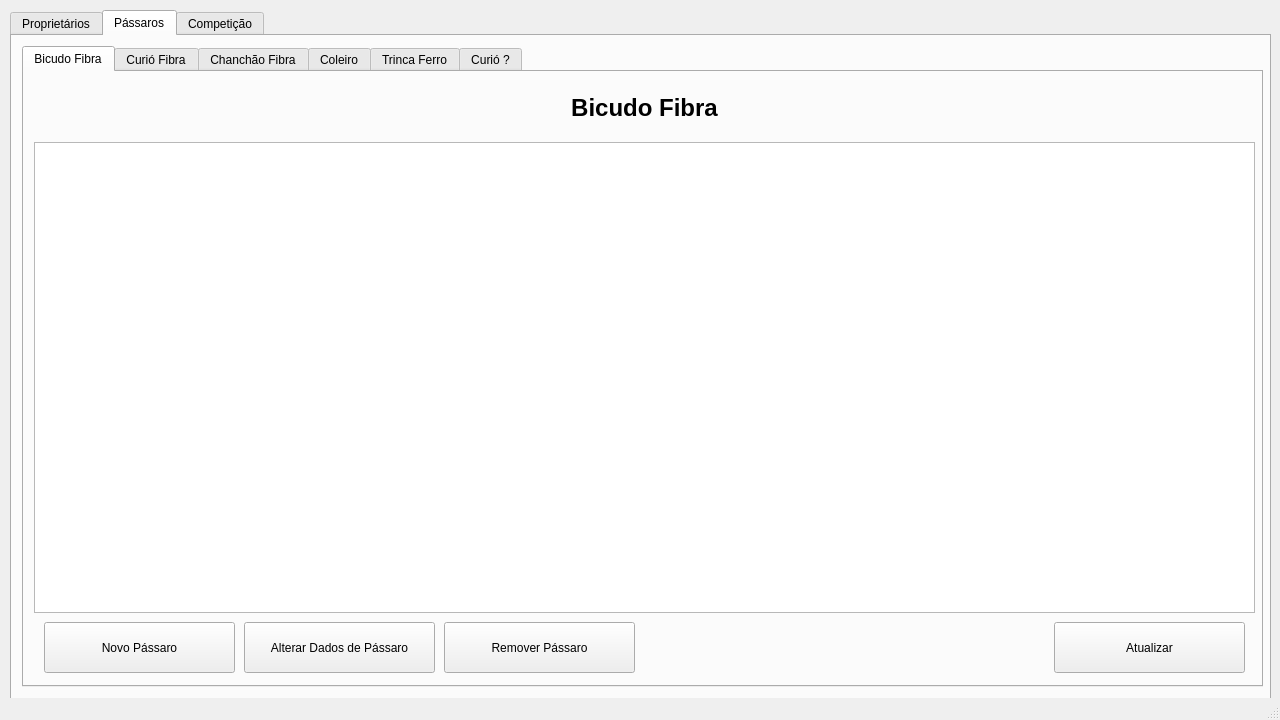
<?xml version="1.0" encoding="UTF-8"?>
<ui version="4.0">
 <class>MainWindow</class>
 <widget class="QMainWindow" name="MainWindow">
  <property name="geometry">
   <rect>
    <x>0</x>
    <y>0</y>
    <width>1280</width>
    <height>720</height>
   </rect>
  </property>
  <property name="sizePolicy">
   <sizepolicy hsizetype="Fixed" vsizetype="Fixed">
    <horstretch>0</horstretch>
    <verstretch>0</verstretch>
   </sizepolicy>
  </property>
  <property name="minimumSize">
   <size>
    <width>1280</width>
    <height>720</height>
   </size>
  </property>
  <property name="maximumSize">
   <size>
    <width>1280</width>
    <height>720</height>
   </size>
  </property>
  <property name="windowTitle">
   <string>Beta</string>
  </property>
  <widget class="QWidget" name="centralWidget">
   <widget class="QTabWidget" name="mainTabs">
    <property name="geometry">
     <rect>
      <x>10</x>
      <y>10</y>
      <width>1261</width>
      <height>691</height>
     </rect>
    </property>
    <property name="currentIndex">
     <number>1</number>
    </property>
    <widget class="QWidget" name="ownerTab">
     <attribute name="title">
      <string>Proprietários</string>
     </attribute>
     <widget class="QTableWidget" name="ownerWidget">
      <property name="geometry">
       <rect>
        <x>10</x>
        <y>70</y>
        <width>1041</width>
        <height>581</height>
       </rect>
      </property>
     </widget>
     <widget class="QLabel" name="label">
      <property name="geometry">
       <rect>
        <x>10</x>
        <y>10</y>
        <width>1041</width>
        <height>51</height>
       </rect>
      </property>
      <property name="font">
       <font>
        <pointsize>18</pointsize>
        <weight>75</weight>
        <italic>false</italic>
        <bold>true</bold>
       </font>
      </property>
      <property name="text">
       <string>Proprietários</string>
      </property>
      <property name="alignment">
       <set>Qt::AlignCenter</set>
      </property>
      <property name="wordWrap">
       <bool>false</bool>
      </property>
     </widget>
     <widget class="QPushButton" name="createOwnerBtn">
      <property name="geometry">
       <rect>
        <x>1060</x>
        <y>470</y>
        <width>191</width>
        <height>51</height>
       </rect>
      </property>
      <property name="text">
       <string>Novo Proprietário</string>
      </property>
     </widget>
     <widget class="QPushButton" name="deleteOwnerBtn">
      <property name="geometry">
       <rect>
        <x>1060</x>
        <y>590</y>
        <width>191</width>
        <height>51</height>
       </rect>
      </property>
      <property name="text">
       <string>Remover Proprietário</string>
      </property>
     </widget>
     <widget class="QPushButton" name="updateOwnerBtn">
      <property name="geometry">
       <rect>
        <x>1060</x>
        <y>530</y>
        <width>191</width>
        <height>51</height>
       </rect>
      </property>
      <property name="text">
       <string>Alterar Dados de Prop.</string>
      </property>
     </widget>
     <widget class="QPushButton" name="readOwnerBtn">
      <property name="geometry">
       <rect>
        <x>1060</x>
        <y>250</y>
        <width>191</width>
        <height>51</height>
       </rect>
      </property>
      <property name="text">
       <string>Buscar por Nome</string>
      </property>
     </widget>
     <widget class="QLineEdit" name="searchNameLine">
      <property name="geometry">
       <rect>
        <x>1060</x>
        <y>220</y>
        <width>191</width>
        <height>27</height>
       </rect>
      </property>
     </widget>
     <widget class="QPushButton" name="refreshOwnerBtn">
      <property name="geometry">
       <rect>
        <x>1060</x>
        <y>10</y>
        <width>191</width>
        <height>51</height>
       </rect>
      </property>
      <property name="text">
       <string>Atualizar</string>
      </property>
     </widget>
     <widget class="Line" name="line">
      <property name="geometry">
       <rect>
        <x>1060</x>
        <y>70</y>
        <width>191</width>
        <height>20</height>
       </rect>
      </property>
      <property name="orientation">
       <enum>Qt::Horizontal</enum>
      </property>
     </widget>
     <widget class="Line" name="line_2">
      <property name="geometry">
       <rect>
        <x>1060</x>
        <y>80</y>
        <width>191</width>
        <height>20</height>
       </rect>
      </property>
      <property name="orientation">
       <enum>Qt::Horizontal</enum>
      </property>
     </widget>
     <widget class="Line" name="line_3">
      <property name="geometry">
       <rect>
        <x>1060</x>
        <y>440</y>
        <width>191</width>
        <height>20</height>
       </rect>
      </property>
      <property name="orientation">
       <enum>Qt::Horizontal</enum>
      </property>
     </widget>
     <widget class="Line" name="line_4">
      <property name="geometry">
       <rect>
        <x>1060</x>
        <y>430</y>
        <width>191</width>
        <height>20</height>
       </rect>
      </property>
      <property name="orientation">
       <enum>Qt::Horizontal</enum>
      </property>
     </widget>
    </widget>
    <widget class="QWidget" name="birdTab">
     <attribute name="title">
      <string>Pássaros</string>
     </attribute>
     <widget class="QTabWidget" name="tabWidget">
      <property name="geometry">
       <rect>
        <x>10</x>
        <y>10</y>
        <width>1241</width>
        <height>641</height>
       </rect>
      </property>
      <property name="currentIndex">
       <number>0</number>
      </property>
      <widget class="QWidget" name="tab">
       <attribute name="title">
        <string>Bicudo Fibra</string>
       </attribute>
       <widget class="QLabel" name="label_2">
        <property name="geometry">
         <rect>
          <x>10</x>
          <y>10</y>
          <width>1221</width>
          <height>51</height>
         </rect>
        </property>
        <property name="font">
         <font>
          <pointsize>18</pointsize>
          <weight>75</weight>
          <italic>false</italic>
          <bold>true</bold>
         </font>
        </property>
        <property name="text">
         <string>Bicudo Fibra</string>
        </property>
        <property name="alignment">
         <set>Qt::AlignCenter</set>
        </property>
        <property name="wordWrap">
         <bool>false</bool>
        </property>
       </widget>
       <widget class="QTableWidget" name="bicudoWidget">
        <property name="geometry">
         <rect>
          <x>10</x>
          <y>70</y>
          <width>1221</width>
          <height>471</height>
         </rect>
        </property>
       </widget>
       <widget class="QPushButton" name="refreshBicudoBtn">
        <property name="geometry">
         <rect>
          <x>1030</x>
          <y>550</y>
          <width>191</width>
          <height>51</height>
         </rect>
        </property>
        <property name="text">
         <string>Atualizar</string>
        </property>
       </widget>
       <widget class="QPushButton" name="createBirdBtn">
        <property name="geometry">
         <rect>
          <x>20</x>
          <y>550</y>
          <width>191</width>
          <height>51</height>
         </rect>
        </property>
        <property name="text">
         <string>Novo Pássaro</string>
        </property>
       </widget>
       <widget class="QPushButton" name="deleteBirdBtn">
        <property name="geometry">
         <rect>
          <x>420</x>
          <y>550</y>
          <width>191</width>
          <height>51</height>
         </rect>
        </property>
        <property name="text">
         <string>Remover Pássaro</string>
        </property>
       </widget>
       <widget class="QPushButton" name="updateBirdBtn">
        <property name="geometry">
         <rect>
          <x>220</x>
          <y>550</y>
          <width>191</width>
          <height>51</height>
         </rect>
        </property>
        <property name="text">
         <string>Alterar Dados de Pássaro</string>
        </property>
       </widget>
      </widget>
      <widget class="QWidget" name="tab_2">
       <attribute name="title">
        <string>Curió Fibra</string>
       </attribute>
      </widget>
      <widget class="QWidget" name="tab_3">
       <attribute name="title">
        <string>Chanchão Fibra</string>
       </attribute>
      </widget>
      <widget class="QWidget" name="tab_4">
       <attribute name="title">
        <string>Coleiro</string>
       </attribute>
      </widget>
      <widget class="QWidget" name="tab_5">
       <attribute name="title">
        <string>Trinca Ferro</string>
       </attribute>
      </widget>
      <widget class="QWidget" name="tab_6">
       <attribute name="title">
        <string>Curió ?</string>
       </attribute>
      </widget>
     </widget>
    </widget>
    <widget class="QWidget" name="chanchaoTab">
     <attribute name="title">
      <string>Competição</string>
     </attribute>
    </widget>
   </widget>
  </widget>
  <widget class="QMenuBar" name="menuBar">
   <property name="geometry">
    <rect>
     <x>0</x>
     <y>0</y>
     <width>1280</width>
     <height>25</height>
    </rect>
   </property>
  </widget>
  <widget class="QStatusBar" name="statusBar"/>
 </widget>
 <layoutdefault spacing="6" margin="11"/>
 <resources/>
 <connections/>
</ui>
